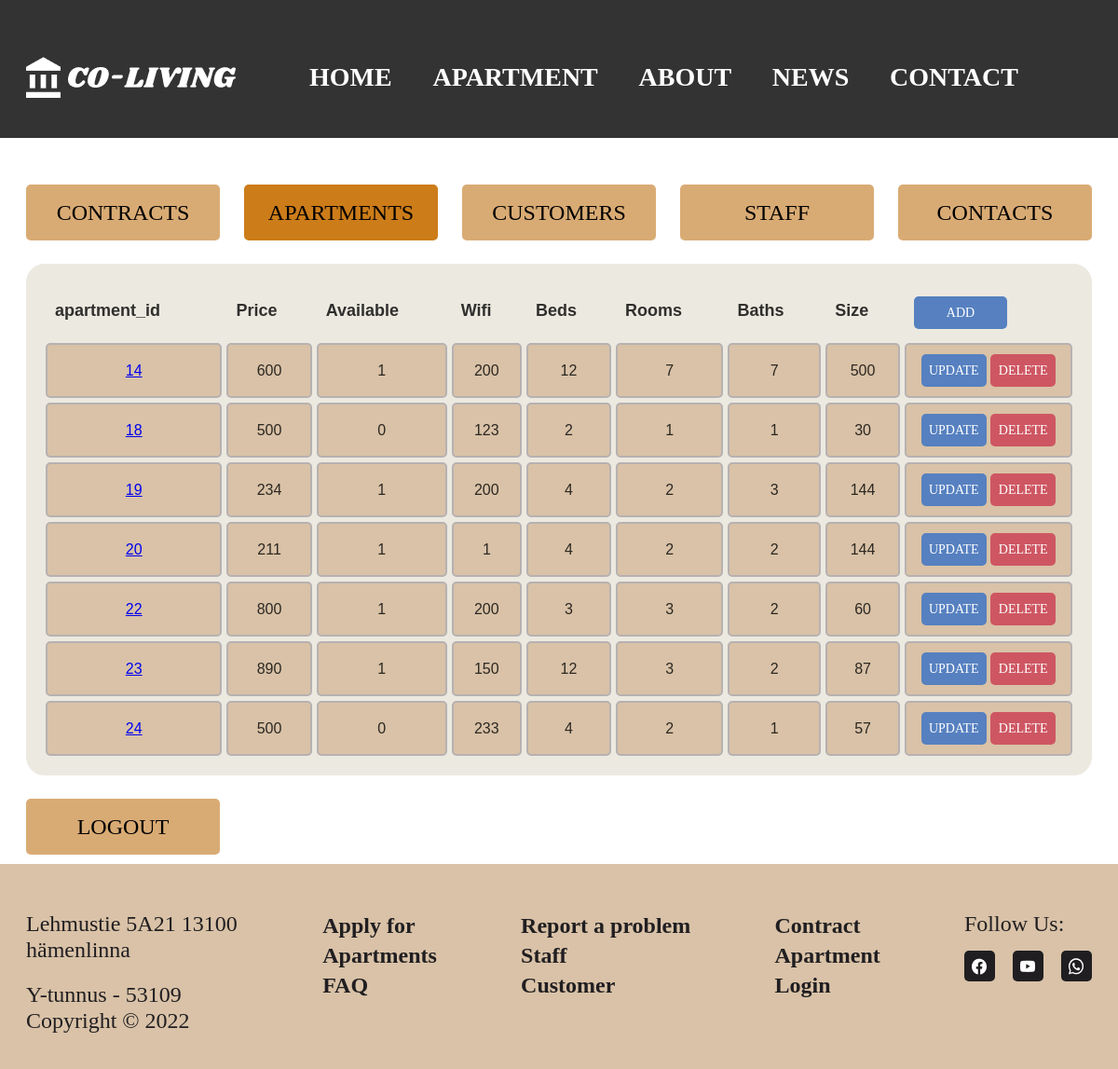
The app's page /coliving/main/apartment_admin.php (signed in), older data.
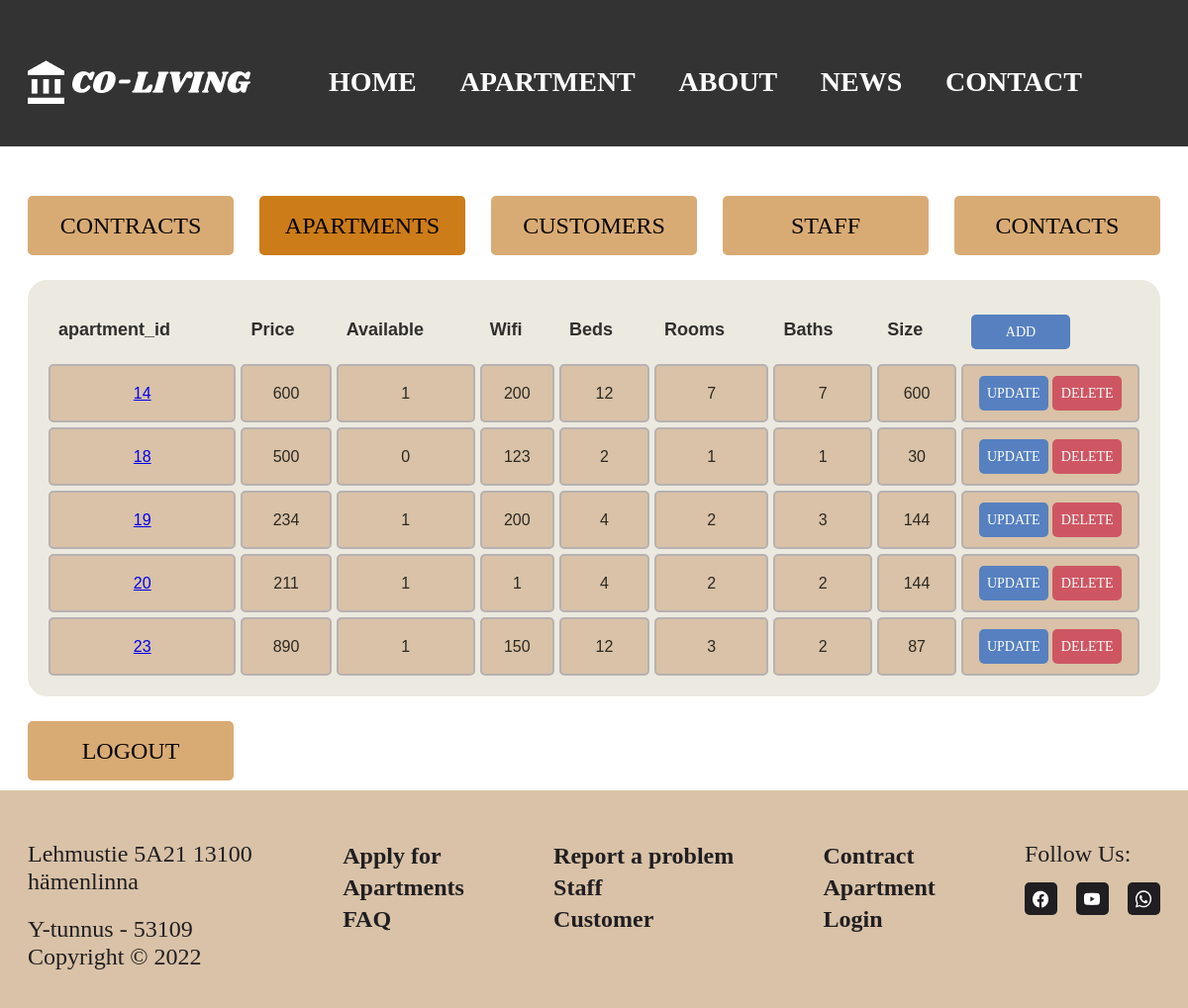
The same page, newer data.
### tables this page shows
CREATE TABLE `apartment` (
  `apartment_id` int(11) NOT NULL,
  `price` int(11) NOT NULL,
  `available` tinyint(1) NOT NULL,
  `wifi` int(11) NOT NULL,
  `beds` int(11) NOT NULL,
  `rooms` int(11) NOT NULL,
  `baths` int(11) NOT NULL,
  `size` int(11) NOT NULL
);

### coliving/main/apartment_admin.php (the view, shortened to what this page needs)
<?php
  include '../components/connect.php';
  include '../components/header.php';
?>
<!DOCTYPE html>
<html lang="en">
<head>
    <link rel="stylesheet" href="../css/style.css">
</head>
<body>
<div class="container">
  <div class="button_list">
    <button class="btn btn-primary"> <a href="contract_list.php" class="text-light"> Contracts </a></button>
    <button class="btn btn-primary"  style="background-color: #cc7c19;"> <a href="" class="text-light"> Apartments </a></button>
    <button class="btn btn-primary"> <a href="customer_list.php" class="text-light"> Customers </a></button>
    <button class="btn btn-primary"> <a href="staff_list.php" class="text-light"> Staff </a></button>
    <button class="btn btn-primary"> <a href="contact_list.php" class="text-light"> Contacts </a></button>
  </div>
<table class="table">
  <thead>
    <tr>
      <th scope="col">apartment_id</th>
      <th scope="col">Price</th>
      <th scope="col">Available</th>
      <th scope="col">Wifi</th>
      <th scope="col">Beds</th>
      <th scope="col">Rooms</th>
      <th scope="col">Baths</th>
      <th scope="col">Size</th>
      <th scope="col"><button class="btn_op up btn_margin_top"> <a href="apartment_add.php" class="text-light"> Add </a></button></th>
    </tr>
  </thead>
  <tbody>
    <?php
      $sql="Select * from `apartment`";
      $result=mysqli_query($conn,$sql);
      if($result){
        while($row=mysqli_fetch_assoc($result)){
          $id=$row['apartment_id'];
          $price=$row['price'];
          $available=$row['available'];
          $wifi=$row['wifi'];
          $beds=$row['beds'];
          $rooms=$row['rooms'];
          $baths=$row['baths'];
          $size=$row['size'];
          echo '<tr>
          <td scope="row"><a href="apartment_list.php?updateid='.$id.'"class="text-light">'.$id.'</a></td>
          <td>'.$price.'</td>
          <td>'.$available.'</td>
          <td>'.$wifi.'</td>
          <td>'.$beds.'</td>
          <td>'.$rooms.'</td>
          <td>'.$baths.'</td>
          <td>'.$size.'</td>
          <td>
          <button class="btn_op up"><a href="apartment_update.php?updateid='.$id.'"class="text-light">Update</a></button>
          <button class="btn_op del"><a href="apartment_delete.php?deleteid='.$id.'"class="text-light">Delete</a></button>
        </td>
        </tr>';
        }
      }
    ?>
  </tbody>
</table>
</div>
  <div class="container">
    <button class="logout btn"><a href="../components/logout.php">Logout</a></button>
  </div>
</body>
</html>
<?php include '../components/footer.php'; ?>

Row changes from the older to the newer data that the page shows:
removed apartment: apartment_id "22", price "800", available "1", wifi "200", beds "3", rooms "3", baths "2", size "60"
removed apartment: apartment_id "24", price "500", available "0", wifi "233", beds "4", rooms "2", baths "1", size "57"
changed apartment id 14: size "500" → "600"
